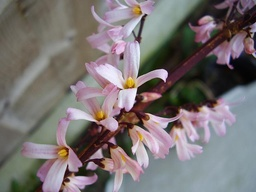
#> input picture python-code/opengl-learning/resources/images/f2.jpg, 256 x 192 px, shrunk from 640 x 480 before the run, found by its file name
$ jupyter execute 'LOG边缘检测-Marr-Hildreth边缘检测算法.ipynb'   (shell and % lines are left out)
#> lines starting #> are read from the running program, lines starting #| are printed output that depends on the picture; after the words box and inside, x2 and y2 are one past the last pixel; in counts of white or black regions, pixels touching at a corner belong together
# Marr-Hildreth边缘检测算法

[cell 1]
#coding:utf-8
import numpy as np
import cv2
import matplotlib.pyplot as plt

[cell 2]
src = cv2.cvtColor(cv2.imread('../datas/f2.jpg'),cv2.COLOR_BGR2RGB)
gray = cv2.imread('../datas/f2.jpg',0)
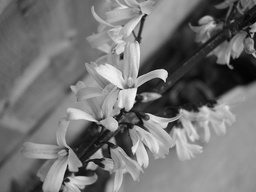
#> gray: shape (192, 256); min 3, max 254, mean 116.2

[cell 3]
def log_edge_detect(src):
   # 产生LOG算子
    m=11
    n = 11
    sigma = 1.4
    w = np.zeros((m,n))
    h_m = (m - 1) // 2
    h_n = (n - 1) // 2
    for i in range(m):
        for j in range(n):
            y = i - h_m
            x = j - h_n
            w[i,j] = (1 / (sigma * sigma)) * ((y * y + x * x) / (sigma * sigma) - 2) * np.exp(-(y * y + x * x) / (2 * sigma * sigma))
    # 归一化
    w = w / np.sum(np.sum(w))
    # 过零点检测，一个函数最大值大于零，最小值小于零，
    # 那么函数中间一定有为零的点准确的过零点的值需要插值
    srcf = src.astype(np.float32)
    imgn = cv2.filter2D(srcf,-1,w)
    imgnn = imgn.copy()
    rows,cols = src.shape[0],src.shape[1]
    dst = np.zeros_like(srcf)
    for i in range(1,rows - 1):
        for j in range(1,cols - 1):
            t1 = np.sum(np.sum(imgn[i-1:i,j-1:j]))
            t2 = np.sum(np.sum(imgn[i-1:i,j:j+1]))
            t3 = np.sum(np.sum(imgn[i:i-1,j-1:j]))
            t4 = np.sum(np.sum(imgn[i:i+1,j:j+1]))
            ma = np.max([t1,t2,t3,t4])
            mi = np.min([t1,t2,t3,t4])
            if ma > 0 and mi < 0:
                dst[i,j] = 255
    return dst

[cell 4]
dst = log_edge_detect(gray)
#> in log_edge_detect, `imgn = cv2.filter2D(srcf,-1,w)`:
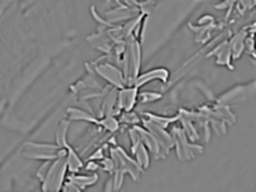
#> imgn: shape (192, 256) float32; min -33612.3, max 32669.8, mean 111; drawn with min black and max white
#> after the loop in log_edge_detect, `for i in range(1,rows - 1):`:
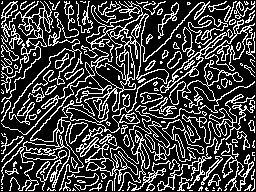
#> dst: shape (192, 256) float32; 25.7% white in thin lines or dots

[cell 5]
plt.imshow(dst,'gray')

[cell 6]
def edgesMarrHildreth(img, sigma):
    size = int(2*(np.ceil(3*sigma))+1)
    x, y = np.meshgrid(np.arange(-size/2+1, size/2+1), np.arange(-size/2+1, size/2+1))
    normal = 1 / (2.0 * np.pi * sigma**2)
    # LoG filter
    kernel = ((x**2 + y**2 - (2.0*sigma**2)) / sigma**4) * np.exp(-(x**2+y**2) / (2.0*sigma**2)) / normal
    kern_size = kernel.shape[0]
    log = np.zeros_like(img, dtype=float)
    # applying filter
    for i in range(img.shape[0]-(kern_size-1)):
        for j in range(img.shape[1]-(kern_size-1)):
            window = img[i:i+kern_size, j:j+kern_size] * kernel
            log[i,j] = np.sum(window)
    log = log.astype(np.int64, copy=False)
    zero_crossing = np.zeros_like(log)
    # computing zero crossing
    for i in range(log.shape[0]-(kern_size-1)):
        for j in range(log.shape[1]-(kern_size-1)):
            if log[i][j] == 0:
                if (log[i][j-1] < 0 and log[i][j+1] > 0) or \
                (log[i][j-1] < 0 and log[i][j+1] < 0) or \
                (log[i-1][j] < 0 and log[i+1][j] > 0) or \
                (log[i-1][j] > 0 and log[i+1][j] < 0):
                    zero_crossing[i][j] = 255
                if log[i][j] < 0:
                    if (log[i][j-1] > 0) or (log[i][j+1] > 0) or (log[i-1][j] > 0) or (log[i+1][j] > 0):
                        zero_crossing[i][j] = 255
    return zero_crossing

[cell 7]
dst = edgesMarrHildreth(gray,1.5)
#> after the loop in edgesMarrHildreth, `for i in range(img.shape[0]-(kern_size-1)):`:
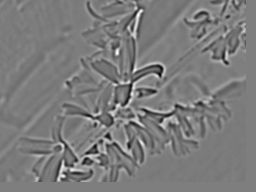
#> log: shape (192, 256) float64; min -6118, max 6259.5, mean -90.4; drawn with min black and max white
#> after the loop in edgesMarrHildreth, `for i in range(log.shape[0]-(kern_size-1)):`:
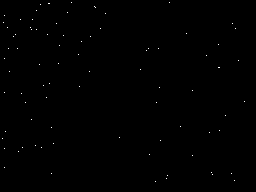
#> zero_crossing: shape (192, 256) int64; 0.17% white in thin lines or dots, all inside (x1, y1, x2, y2) = (2, 2, 245, 182)

[cell 8]
plt.imshow(dst,'gray')

[cell 9]
def edgesMarrHildreth2(src):
    kernel = np.array([
        [0.0,0.0,-1.0,0.0,0.0],
        [0.0,-1.0,-2.0,-1.0,0.0],
        [-1.0,-2.0,16,-2.0,-1.0],
        [0.0,-1.0,-2.0,-1.0,0.0],
        [0.0,0.0,-1.0,0.0,0.0],
    ])
    dst = cv2.filter2D(src,-1,kernel)
    return dst

[cell 10]
dst = edgesMarrHildreth2(gray)
#> in edgesMarrHildreth2, `dst = cv2.filter2D(src,-1,kernel)`:
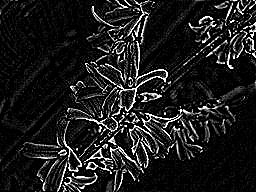
#> dst: shape (192, 256); min 0, max 255, mean 28.6
plt.imshow(dst,'gray')

[cell 11]
kernel = np.array([
    [-2,-4,-4,-4,-2],
    [-4, 0, 8, 0,-4],
    [-4, 8,24, 9,-4],
    [-4, 0, 8, 0,-4],
    [-2,-4,-4,-4,-2]
])
dst = cv2.filter2D(src,-1,kernel)
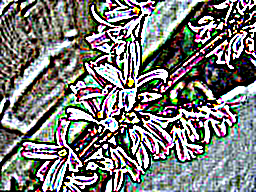
#> dst: shape (192, 256, 3); mean R, G, B 121.2, 121.7, 119.5
plt.imshow(dst)

[cell 12]
from scipy import signal
import scipy.ndimage as nd
import numpy as np
import matplotlib.pyplot as plt
import cv2
from cv2 import getGaussianKernel, CV_64F
import scipy


def crossings(image, kernel, threshold):
    result = np.empty(image.shape, dtype=np.float32)
    def convolution(i, j, res, kern):
        c = np.sum(np.multiply(np.asfarray(res), kern))
        result[i,j] = c

    frame(image, kernel, convolution)

    output = np.empty(result.shape, dtype=np.uint8)
    def thresholding(i, j, res, kern):
        center = result[i,j]
        output[i,j] = 255
        if center > threshold:
            if np.count_nonzero(res < -threshold) > 0:
                output[i,j] = 0
        elif center < -threshold:
            if np.count_nonzero(res > threshold) > 0:
                output[i,j] = 0

    frame(result, np.ones((3,3),dtype=np.uint8), thresholding)
    return output


def laplacian_of_gaussian(image):
    kernel = np.array([[ 0,0,1,0,0],
                       [ 0,1,2,1,0],
                       [ 1,2,-16,2,1],
                       [0,1,2,1,0],
                       [0,0,1,0,0]],
                       dtype=np.float32)
    return crossings(image, kernel, 127)
#> the loop in frame, `for i, j in np.ndindex(image.shape):` made 49152 passes
#> the loop in frame (call 2), `for i, j in np.ndindex(image.shape):` made 49152 passes
#> (j1, res, k1, kernel2) on passes 2 to 4: (0, [[-1068, -728, -624], [-722, -221, -116]], [1, 0], [[1, 1, 1], [1, 1, 1]]), (1, [[-728, -624, -662], [-221, -116, -137]], [1, 0], [[1, 1, 1], [1, 1, 1]]), (2, [[-624, -662, -661], [-116, -137, -154]], [1, 0], [[1, 1, 1], [1, 1, 1]])
#> in crossings, `frame(result, np.ones((3,3),dtype=np.uint8), thresholding)`:
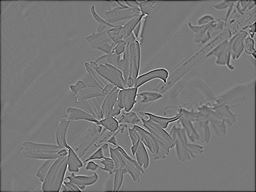
#> result: shape (192, 256) float32; min -1443, max 1592, mean -12.1; drawn with min black and max white


def difference_of_gaussian(image):
    def gkernel(size = 11, sigma = 0.95):
        mat = getGaussianKernel(size, sigma, CV_64F)
        return np.dot(mat, np.transpose(mat))
    dog = gkernel(sigma=0.95) - gkernel(sigma=2.75)
    return crossings(image, dog, 2.75)


def frame(image, kernel, function):
    offset = np.divide(np.subtract(kernel.shape, 1), 2)
    for i, j in np.ndindex(image.shape):
        i1, j1 = np.fmax(np.subtract((i,j), offset), (0,0))
        i2, j2 = np.fmin(np.add((i+1,j+1), offset), image.shape)
        res = image[int(i1):int(i2), int(j1):int(j2)]
        k1 = np.add(np.subtract((i1,j1), (i,j)), offset)
        k2 = np.add(res.shape, k1)
        kernel2 = kernel[int(k1[0]):int(k2[0]), int(k1[1]):int(k2[1])]
        function(i, j, res, kernel2)

[cell 13]
src = cv2.cvtColor(cv2.imread('../datas/f2.jpg'),cv2.COLOR_BGR2RGB)
gray = cv2.imread('../datas/f2.jpg',0)

[cell 14]
l = laplacian_of_gaussian(gray)
#> in laplacian_of_gaussian, `return crossings(image, kernel, 127)`: returned value: shape (192, 256); 89.4% white; black in thin lines or dots

[cell 15]
plt.imshow(l,'gray')

[cell 16]
d = difference_of_gaussian(gray)
#> call 2 of crossings, with kernel = array of shape (11, 11), threshold = 2.75
#> in crossings (call 2), `frame(result, np.ones((3,3),dtype=np.uint8), thresholding)`:
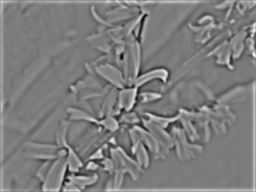
#> result: shape (192, 256) float32; min -67.53, max 71.51, mean 1.3; drawn with min black and max white
#> in difference_of_gaussian, `return crossings(image, dog, 2.75)`:
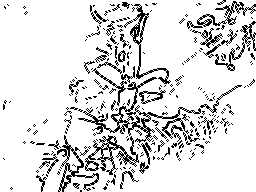
#> returned value: shape (192, 256); 86.6% white; black in thin lines or dots

$ run again, with python-code/opengl-learning/resources/images/f1.jpg copied over python-code/opengl-learning/resources/images/f2.jpg
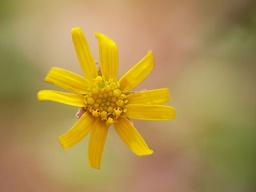
#> input picture python-code/opengl-learning/resources/images/f1.jpg, 256 x 192 px, shrunk from 640 x 480 before the run, found by its file name
#> after the loop in log_edge_detect, `for i in range(1,rows - 1):`:
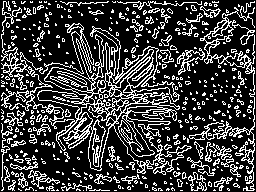
#> dst: shape (192, 256) float32; 24.6% white in thin lines or dots
#> the loop in frame, `for i, j in np.ndindex(image.shape):` made 49152 passes
#> the loop in frame (call 2), `for i, j in np.ndindex(image.shape):` made 49152 passes
#> (j1, res, k1, kernel2) on passes 2 to 4: (0, [[-992, -663, -564], [-654, -209, -104]], [1, 0], [[1, 1, 1], [1, 1, 1]]), (1, [[-663, -564, -591], [-209, -104, -124]], [1, 0], [[1, 1, 1], [1, 1, 1]]), (2, [[-564, -591, -604], [-104, -124, -111]], [1, 0], [[1, 1, 1], [1, 1, 1]])
#> in difference_of_gaussian, `return crossings(image, dog, 2.75)`:
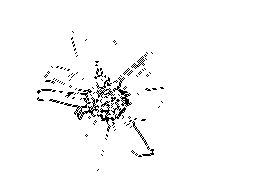
#> returned value: shape (192, 256); 97.3% white; black in thin lines or dots, all inside (x1, y1, x2, y2) = (37, 31, 164, 171)

$ run again, with python-code/opengl-learning/resources/images/f3.jpg copied over python-code/opengl-learning/resources/images/f2.jpg
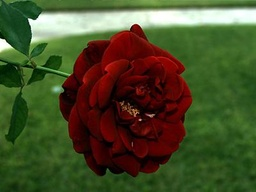
#> input picture python-code/opengl-learning/resources/images/f3.jpg, 256 x 192 px, shrunk from 400 x 300 before the run, found by its file name
#> the loop in frame, `for i, j in np.ndindex(image.shape):` made 49152 passes
#> the loop in frame (call 2), `for i, j in np.ndindex(image.shape):` made 49152 passes
#> (j1, res, k1, kernel2) on passes 2 to 4: (0, [[-635, -92, -238], [-720, -257, 289]], [1, 0], [[1, 1, 1], [1, 1, 1]]), (1, [[-92, -238, -807], [-257, 289, 155]], [1, 0], [[1, 1, 1], [1, 1, 1]]), (2, [[-238, -807, -666], [289, 155, -336]], [1, 0], [[1, 1, 1], [1, 1, 1]])
#> in difference_of_gaussian, `return crossings(image, dog, 2.75)`:
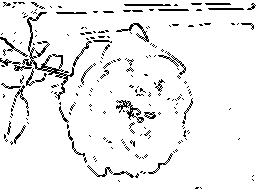
#> returned value: shape (192, 256); 93.3% white; black in thin lines or dots
